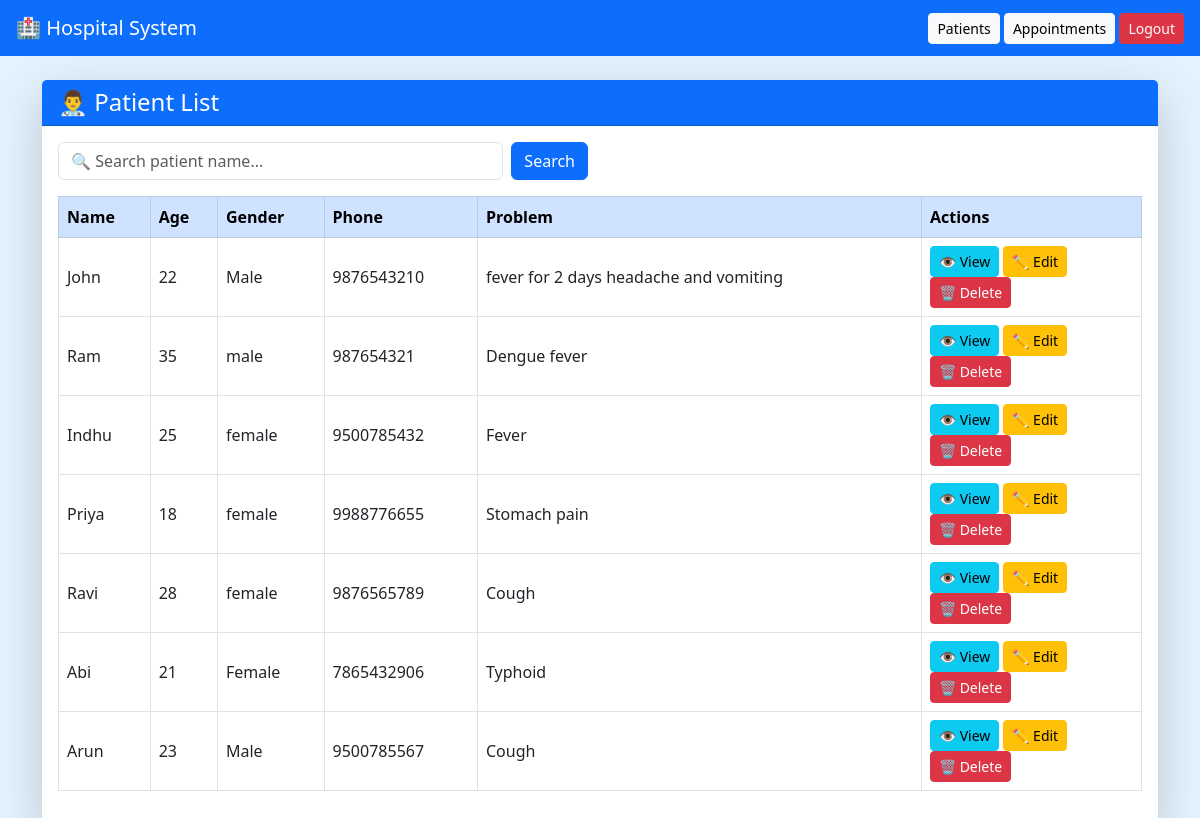
The app's page /patients/ with its own data.
### hospital_app/models.py (models this page shows, shortened)
class Patient(models.Model):
    name = models.CharField(max_length=100)
    age = models.IntegerField()
    gender = models.CharField(max_length=10)
    phone = models.CharField(max_length=15)
    problem = models.TextField()

### hospital_app/views.py (the view)
# urls.py: path('patients/', views.patient_list, name='patient_list'),
def patient_list(request):
    query = request.GET.get('q')
    if query:
        patients = Patient.objects.filter(name__icontains=query)
    else:
        patients = Patient.objects.all()
    return render(request, 'hospital_app/patient_list.html', {
        'patients': patients
    })

### hospital_app/templates/hospital_app/patient_list.html
{% extends 'hospital_app/base.html' %}
{% block content %}
<div class="card shadow-lg border-0">
    <div class="card-header bg-primary text-white">
        <h4 class="mb-0">👨‍⚕️ Patient List</h4>
    </div>
    <div class="card-body">
        <div class="row mb-3">
            <div class="col-md-6">
                <form method="GET" class="d-flex">
                    <input
                        type="text"
                        name="q"
                        class="form-control me-2"
                        placeholder="🔍 Search patient name..."
                        value="{{ request.GET.q }}"
                    >
                    <button type="submit" class="btn btn-primary">
                        Search
                    </button>
                </form>
            </div>
        </div>
        <table class="table table-hover table-bordered align-middle">
            <thead class="table-primary">
                <tr>
                    <th>Name</th>
                    <th>Age</th>
                    <th>Gender</th>
                    <th>Phone</th>
                    <th>Problem</th>
                    <th width="220">Actions</th>
                </tr>
            </thead>
            <tbody>
                {% for patient in patients %}
                <tr>
                    <td>{{ patient.name }}</td>
                    <td>{{ patient.age }}</td>
                    <td>{{ patient.gender }}</td>
                    <td>{{ patient.phone }}</td>
                    <td>{{ patient.problem }}</td>
                    <td>
                        <a href="/patient/{{ patient.id }}/"
                           class="btn btn-info btn-sm">
                            👁️ View
                        </a>
                        <a href="/patient/edit/{{ patient.id }}/"
                           class="btn btn-warning btn-sm">
                            ✏️ Edit
                        </a>
                        <a href="/patient/delete/{{ patient.id }}/"
                           class="btn btn-danger btn-sm"
                           onclick="return confirm('Are you sure you want to delete this patient?')">
                            🗑 Delete
                        </a>
                    </td>
                </tr>
                {% empty %}
                <tr>
                    <td colspan="6" class="text-center text-muted">
                        No patients found.
                    </td>
                </tr>
                {% endfor %}
            </tbody>
        </table>
    </div>
</div>
{% endblock %}

### hospital_app/templates/hospital_app/base.html (shortened to what this page needs)
<!DOCTYPE html>
<html>
<head>
    <link href="https://cdn.jsdelivr.net/npm/bootstrap@5.3.0/dist/css/bootstrap.min.css" rel="stylesheet">
</head>
<body style="background-color: #e3f2fd;">
<nav class="navbar navbar-dark bg-primary px-3">
    <a class="navbar-brand" href="/">🏥 Hospital System</a>
    <div>
        <a class="btn btn-light btn-sm" href="/patients/">Patients</a>
        <a class="btn btn-light btn-sm" href="/appointments/">Appointments</a>
        <a class="btn btn-danger btn-sm" href="/logout/">Logout</a>
    </div>
</nav>
<div class="container mt-4">
    {% block content %}
    {% endblock %}
</div>
</body>
</html>

### records on screen
Patient: name "John", age "22", gender "Male", phone "9876543210", problem "fever for 2 days headache and vomiting"
Patient: name "Ram", age "35", gender "male", phone "987654321", problem "Dengue fever"
Patient: name "Indhu", age "25", gender "female", phone "9500785432", problem "Fever"
Patient: name "Priya", age "18", gender "female", phone "9988776655", problem "Stomach pain"
Patient: name "Ravi", age "28", gender "female", phone "9876565789", problem "Cough"
Patient: name "Abi", age "21", gender "Female", phone "7865432906", problem "Typhoid"
Patient: name "Arun", age "23", gender "Male", phone "9500785567", problem "Cough"
